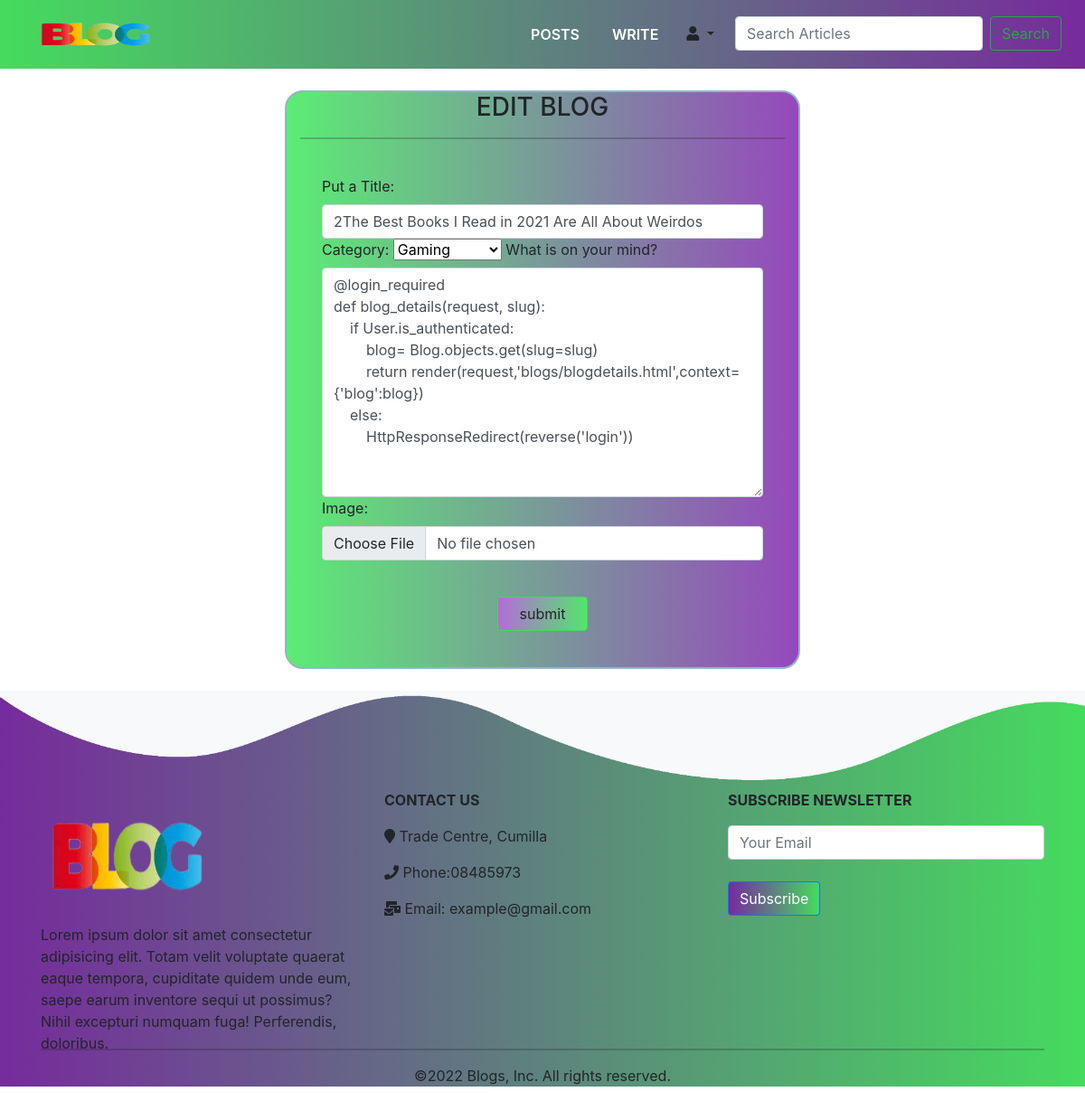
Screenshot of /edit/2the-best-books-i-read-in-2021-are-all-about-weirdos/ (signed in) with the database file from the repository.
### posts/models.py (models this page shows, shortened)
class Blog(models.Model):
    author=models.ForeignKey(User,on_delete=models.CASCADE,related_name='post_author')
    blog_title=models.CharField(max_length=264,verbose_name='Put a Title')
    category=models.ForeignKey(Category,on_delete=models.CASCADE,related_name='category',default=None)
    slug= models.SlugField(max_length=264,unique=True,null=True,allow_unicode=True)
    blog_content=models.TextField(verbose_name='what is on your mind?')
    blog_image=models.ImageField(upload_to='blog_images',verbose_name='Image')
    publish_date=models.DateTimeField(auto_now_add=True)
    update_date=models.DateTimeField(auto_now=True)
    view_count=models.IntegerField(null=True,default=0,blank=True)
    class Meta:
        ordering = ('-publish_date',)

### posts/views.py (the view)
# urls.py: path('edit/<slug>/',views.EditBlog,name="edit_blog"),
def EditBlog(request, slug):
    txt = "Edit Blog"
    if request.user.is_authenticated:
        current = Blog.objects.get(slug=slug)
        form = BlogForm(instance=current)
        if request.method == "POST":
            form = BlogForm(request.POST, request.FILES, instance=current)
            if form.is_valid():
                form.save(commit=True)
                form = BlogForm(instance=current)
            return redirect('profile')
    else:
        messages.info(request, 'You have to login first!')
        return redirect('login')
    return render(request, 'blogs/creatingblog.html', context={'form': form, 'txt': txt})

### posts/forms.py
class BlogForm(forms.ModelForm):
    class Meta:
        model=Blog
        fields=['blog_title','category','blog_content','blog_image']
        widgets={
            'blog_title':forms.TextInput(attrs={'class':'form-control'}),
            'blog_content':forms.Textarea(attrs={'class':'form-control'}),
            'blog_image':forms.FileInput(attrs={'class':'form-control'}),
        }

### posts/models.py (called while the page is built)
    def __str__(self):
        return self.title

### templates/blogs/creatingblog.html (shortened to what this page needs)
{% extends 'layouts.html' %}
{% load static %}
{% block content %}
<br>
<div class="container">
    <div class="row">
    <div class="col-lg-3 "></div>
<div class="col-lg-6 col-sm-10 " style="justify-content:center; border:2px solid #93b4cc; border-radius:20px; background-image: linear-gradient(to right, #5cec74,#9648bd);">
        <h3 class=" text-center text-uppercase">{% if txt %}{{txt}} {% else %} Write Blog{% endif %}</h3><hr>
 <div class="col-lg-12 p-lg-4">
  <form action="" method="post"  class="w-100" enctype="multipart/form-data">
    {% for fm in form %}
      {{fm.label_tag}} {{fm}} <small class="text-warning">{{fm.errors | striptags}}</small>
    {% endfor %}<br>
    <div class="button pl-3 p-3 text-center" >
      <input type="submit" value="submit" class="btn px-4 btn-center" style="background-image: linear-gradient(to right,#b46cd8,#52e66b); border: 1px solid #46D75F;">
    </div>
    </form>
</div>
    </div>
</div>
</div>
<br>
{% endblock  %}

### static/index.css (style rules this page uses)
* { margin: 0; padding: 0; }
body { font-family: sans-serif; }

### rows the page displays
Blog: form "2The Best Books I Read in 2021 Are All About Weirdos" "Gaming" "@login_required def blog_details(request, slug): if User.is_authenticated: blog= Blog.objects.get(slug=slug) return render(request,'blogs/blogdetails.html',context={'blog':blog}) else: HttpResponseRedirect(reverse('login'))"

### other values shown
{{ txt }} "EDIT BLOG"
{{ fm.label_tag }} "Put a Title:" "Category:" "What is on your mind?" "Image:"
